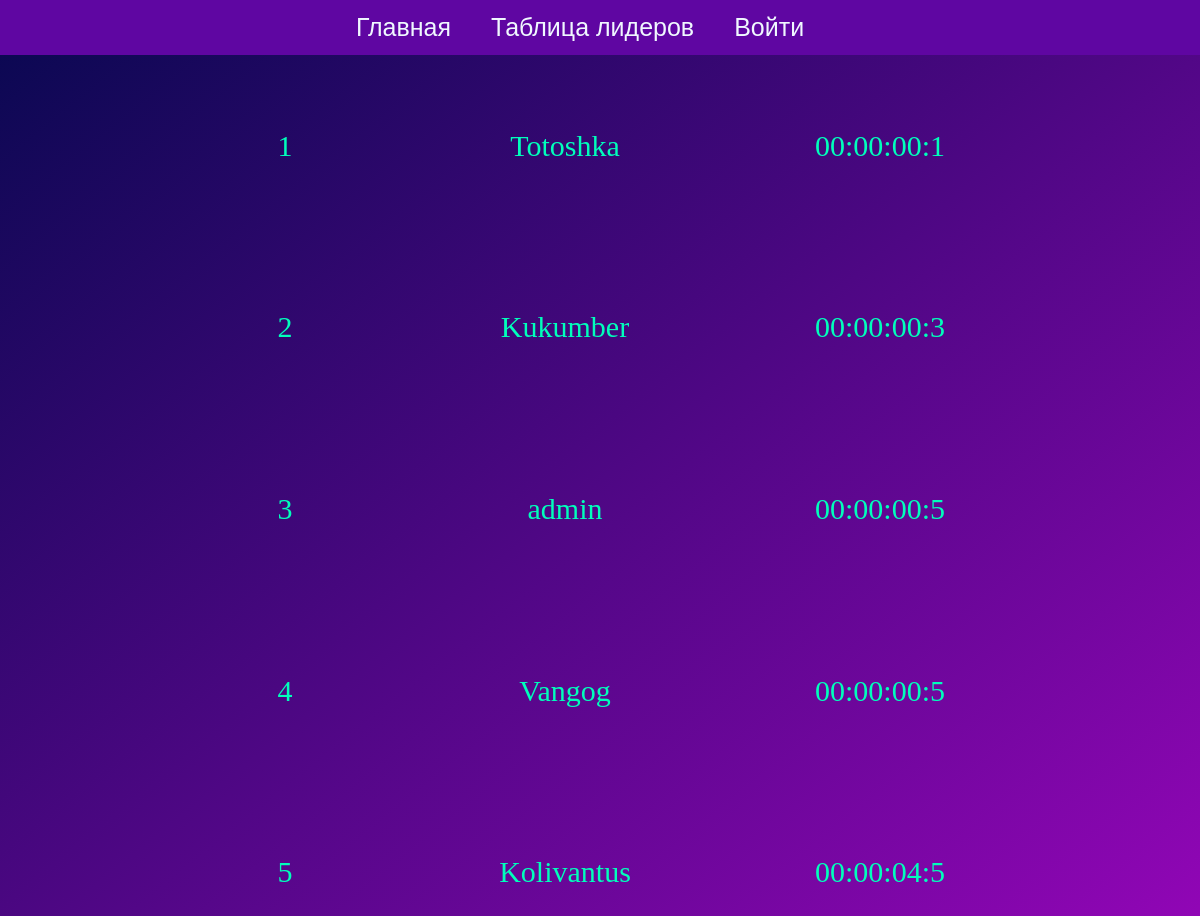
Page /leaders/ on the earlier database version.
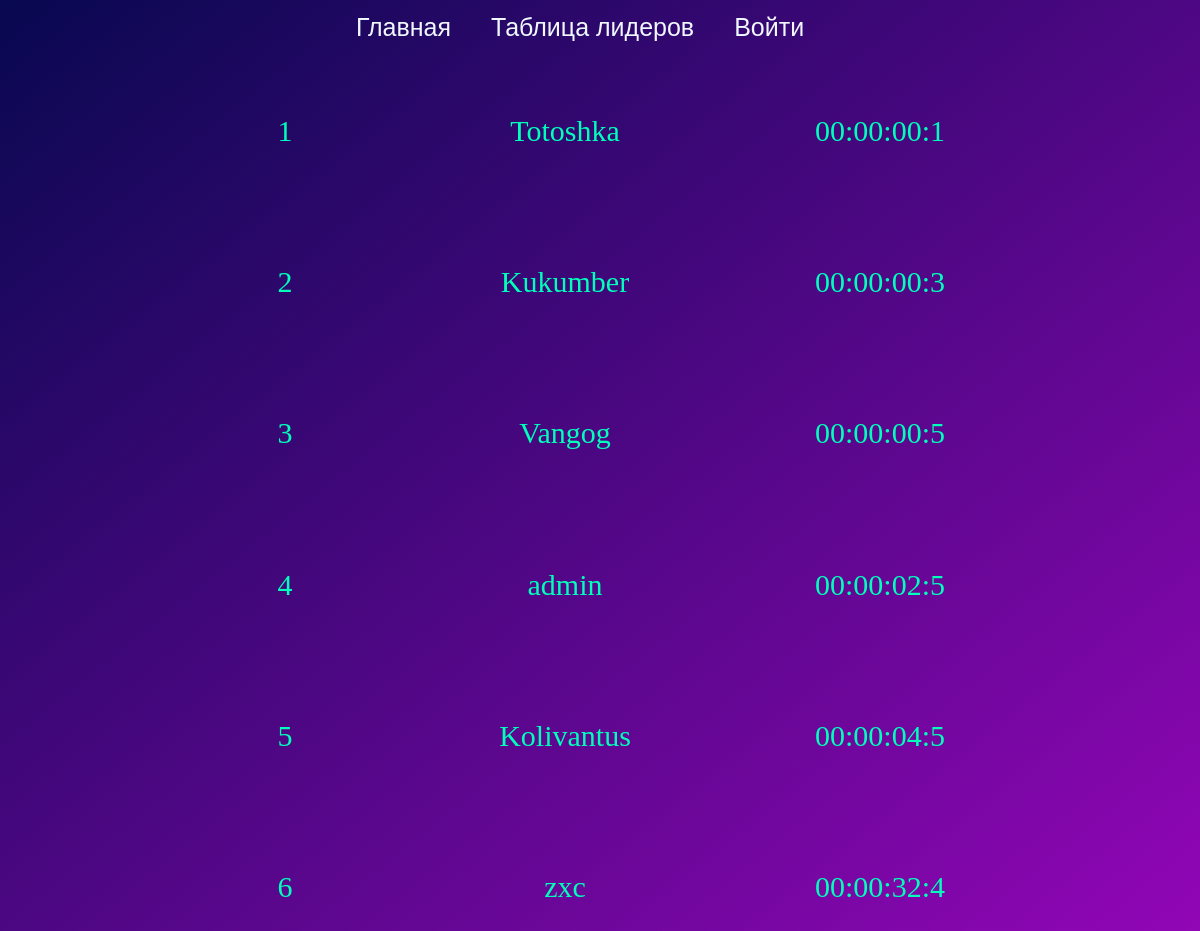
Same page on the later database version.
### users/models.py (models this page shows)
class User(AbstractUser):
    milliseconds = models.PositiveIntegerField(blank=True, null=True)
    def get_time(self):
        milliseconds = self.milliseconds
        seconds = int(milliseconds / 10)
        minutes = int(seconds / 60)
        hours = int(minutes / 60)
        minutes %= 60
        seconds %= 60
        milliseconds %= 10
        return f"{hours:02}:{minutes:02}:{seconds:02}:{milliseconds}"

### cube/views.py (the view, shortened to what this page needs)
# urls.py: path('leaders/', leaders, name='leaders'),
def leaders(request):
    users = User.objects.filter(milliseconds__isnull=False).order_by('milliseconds')
    positions, usernames, times = [], [], []
    position = 0
    for i, user in enumerate(users[:10], start=1):
        positions.append(i)
        usernames.append(user.username)
        times.append(user.get_time())
        if request.user == user:
            position = i
    user = request.user
    context = {
        'leaders': zip(positions, usernames, times),
        'user_position': position,
    }
    return render(request, 'cube/leaders.html', context)

### cube/templates/cube/leaders.html (shortened to what this page needs)
{% load static %}
<!DOCTYPE html>
<html lang="ru">
<head>
    <link rel="stylesheet" type="text/css" href="{% static 'css/style.css' %}">
    <link rel="stylesheet" type="text/css" href="{% static 'css/lead_style.css' %}">
</head>
<body>
    {% include 'cube/menu.html' %}
    <table>
        {% for position, username, time in leaders %}
            {% if forloop.counter == 10 and user_position > 9 or forloop.counter == user_position %}
                <tr class="leader" style="background-color: rgba(120,234,94,0.58)">
                    <td class="pos">{{ user_position }}</td>
                    <td class="nick">{{ user.username }}</td>
                    <td class="time">{{ time }}</td>
                </tr>
            {% else %}
                <tr class="leader">
                    <td class="pos">{{ position }}</td>
                    <td class="nick">{{ username }}</td>
                    <td class="time">{{ time }}</td>
                </tr>
            {%  endif %}
        {% endfor %}
    </table>
</body>
</html>

Differences in the rows shown:
added User: leaders "zxc"
Other differences:
new list line: "3 00:00:00:5"
new list line: "Vangog"
new list line: "4 00:00:02:5"
new list line: "admin"
new list line: "6 00:00:32:4"
list line gone: "3 00:00:00:5"
list line gone: "admin"
list line gone: "4 00:00:00:5"
list line gone: "Vangog"
